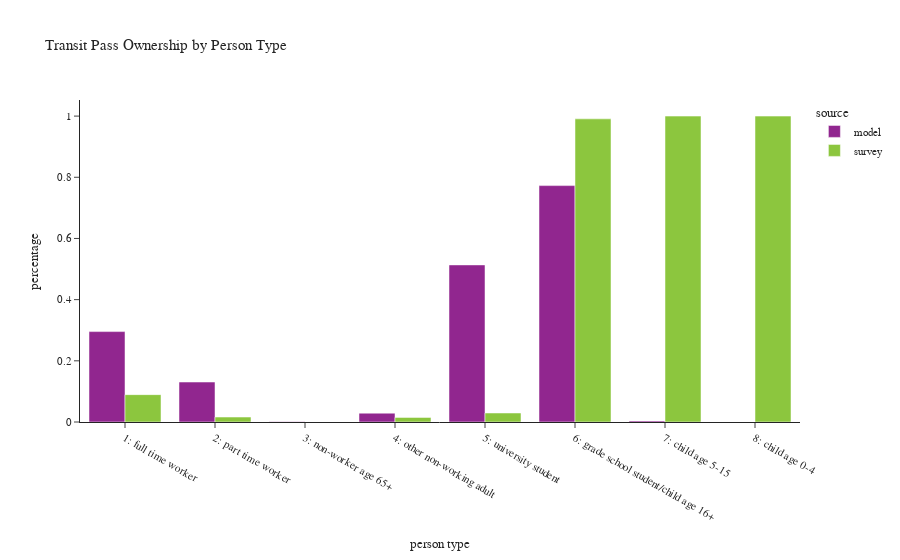

Notebook code cell kept with this figure:
### Code cell
plot_transit_pass(person, 'pptyp_label', 'Person Type', 'person type')

### Figure 1 — Plotly figure (JSON) as saved in the notebook; plotly's stock layout.template omitted (floating-point values rounded to 4 significant figures)
{"data": [{"alignmentgroup": "True", "customdata": [[541742], [45585], [257], [16225], [83361], [98585], [2026], [0]], "hovertemplate": "source=model<br>pptyp_label=%{x}<br>percentage=%{y}<br>sample count=%{customdata[0]}<extra></extra>", "legendgroup": "model", "marker": {"color": "#91268F", "pattern": {"shape": ""}}, "name": "model", "offsetgroup": "model", "orientation": "v", "showlegend": true, "textposition": "auto", "type": "bar", "x": ["1: full time worker", "2: part time worker", "3: non-worker age 65+", "4: other non-working adult", "5: university student", "6: grade school student/child age 16+", "7: child age 5-15", "8: child age 0-4"], "xaxis": "x", "y": [0.2955, 0.1306, 0.0004942, 0.02887, 0.5135, 0.7728, 0.003637, 0.0], "yaxis": "y"}, {"alignmentgroup": "True", "customdata": [[507], [23], [1], [17], [19], [112], [558], [279]], "hovertemplate": "source=survey<br>pptyp_label=%{x}<br>percentage=%{y}<br>sample count=%{customdata[0]}<extra></extra>", "legendgroup": "survey", "marker": {"color": "#8CC63E", "pattern": {"shape": ""}}, "name": "survey", "offsetgroup": "survey", "orientation": "v", "showlegend": true, "textposition": "auto", "type": "bar", "x": ["1: full time worker", "2: part time worker", "3: non-worker age 65+", "4: other non-working adult", "5: university student", "6: grade school student/child age 16+", "7: child age 5-15", "8: child age 0-4"], "xaxis": "x", "y": [0.08946, 0.01614, 8.893e-05, 0.01504, 0.02947, 0.9909, 1.0, 1.0], "yaxis": "y"}], "layout": {"barmode": "group", "legend": {"title": {"text": "source"}, "tracegroupgap": 0}, "title": {"text": "Transit Pass Ownership by Person Type"}, "xaxis": {"anchor": "y", "domain": [0.0, 1.0], "title": {"text": "person type"}}, "yaxis": {"anchor": "x", "domain": [0.0, 1.0], "title": {"text": "percentage"}}}}
